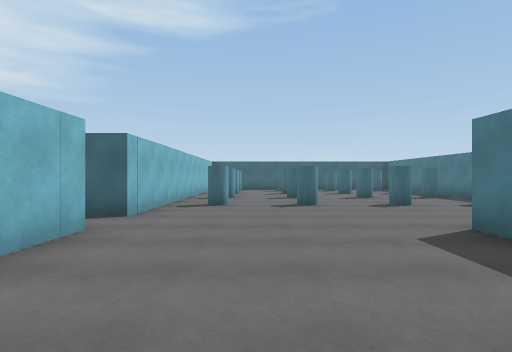
[1] (above)

19 first-person views from a walk through a scene from a Unity 3-D project. The camera is 1.4 m above the floor, looks level and sees 80° across. Doors are open. The floor is counted in squares, 2 m on a side. Each view is taken from the middle of a square. On the plan, view 1 faces up. The plan holds only what a view shows up to about 10 squares ahead; the rest is blank. The player character is not drawn.

[2]
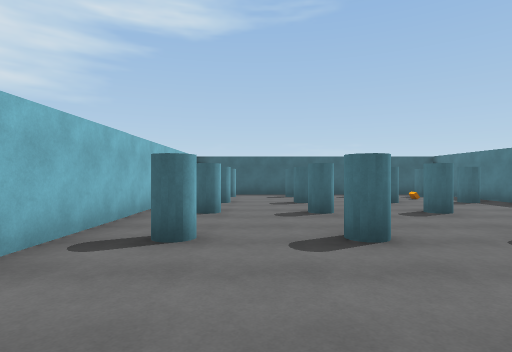

[3]
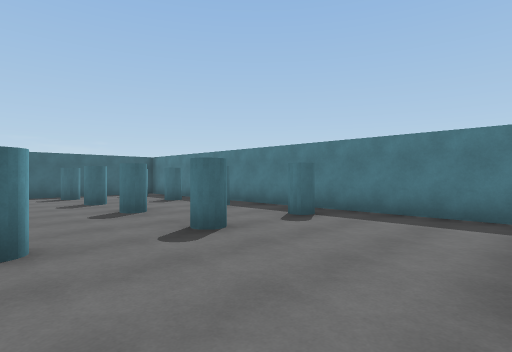

[4]
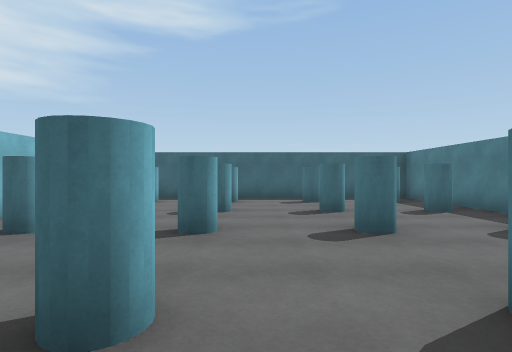

[5]
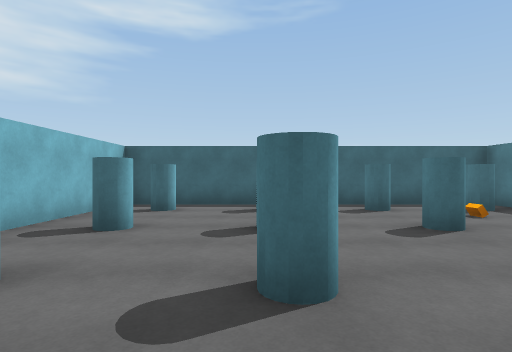

[6]
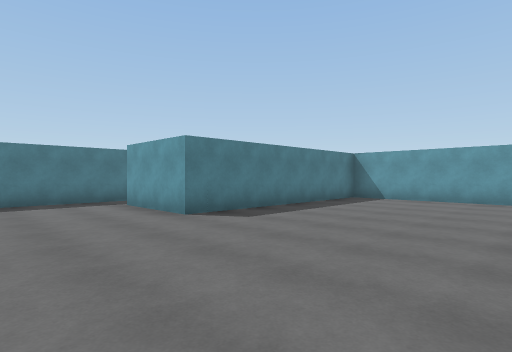

[7]
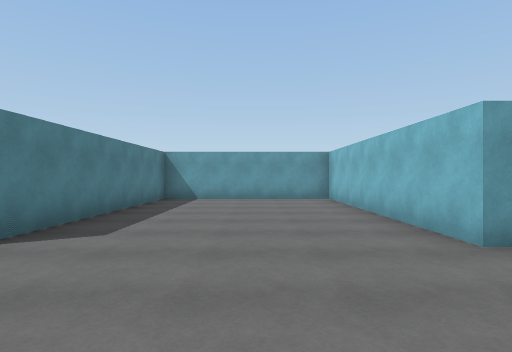

[8]
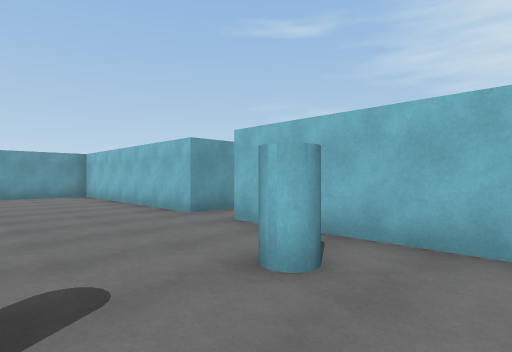

[9]
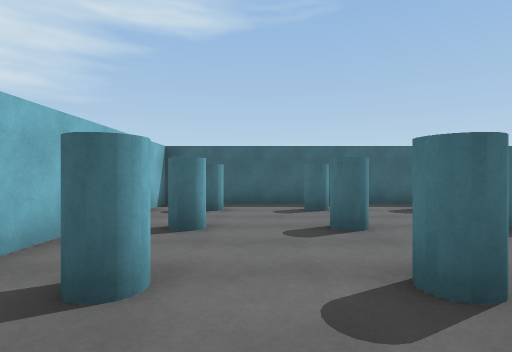

[10]
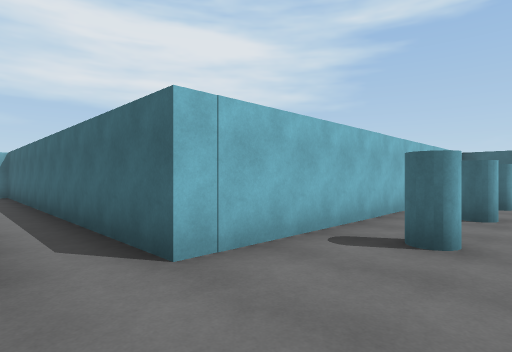

[11]
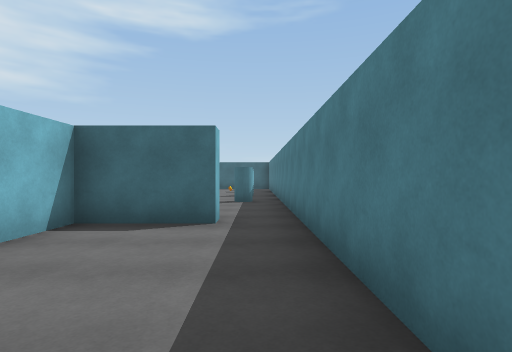

[12]
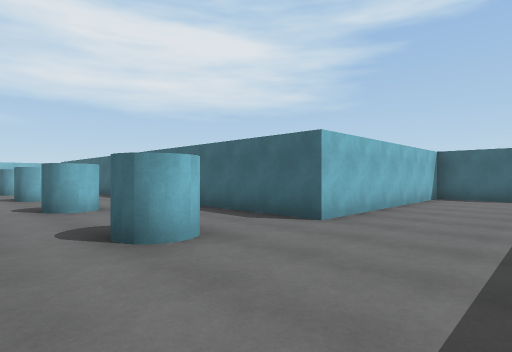

[13]
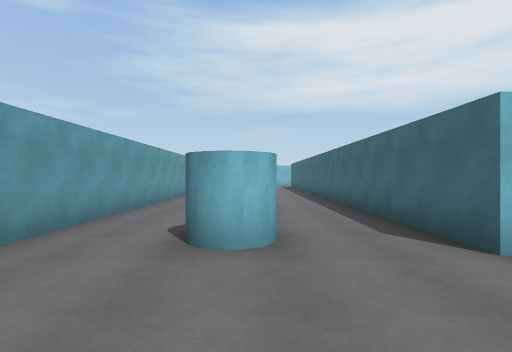

[14]
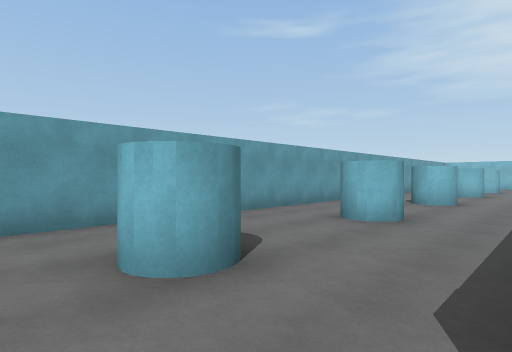

[15]
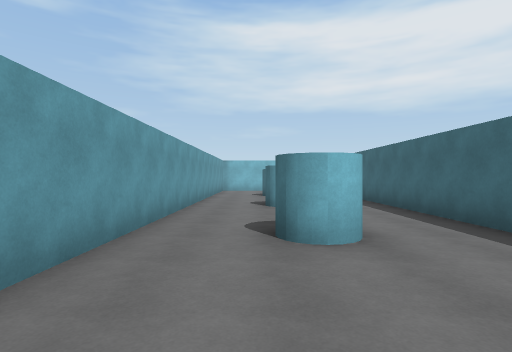

[16]
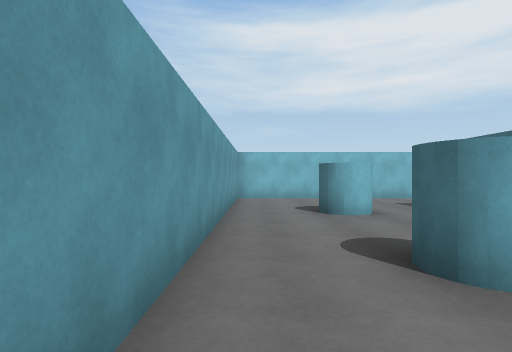

[17]
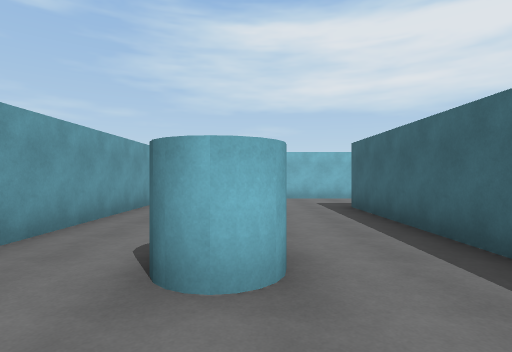

[18]
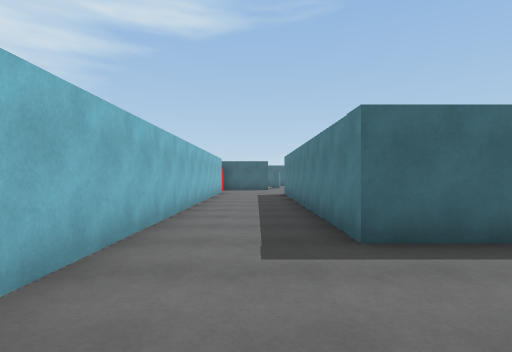

[19]
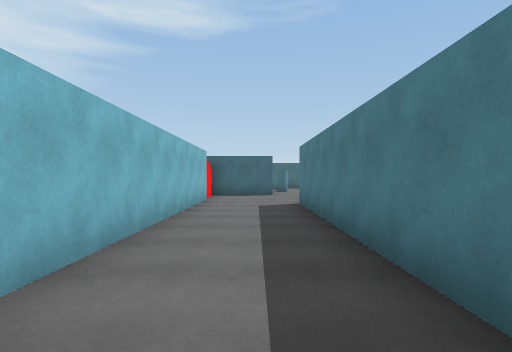

### Floor plan
Ten units are one square. View 1 is at (0, 0); x grows to the right and y downward. Boxes are objects, and circles mark ways between rooms. Rooms are numbered by the first view taken in them; rooms with no view inside come last. Other rooms are left out.
<svg viewBox="-160 -160 232 241">
<path fill="none" stroke="#000" d="M-34 -40 -22 -40 -22 23 28 23 28 -40 54 -40M67 -40 67 -155 -22 -155 -22 -53 -124 -53M67 2 67 -40M54 -35 33 -35 33 28 -129 28 -129 -58M-155 -71 -155 76 36 76"/>
<rect x="-15" y="-75" width="10" height="10" fill="#bbb"><title>column</title></rect>
<rect x="-15" y="-105" width="10" height="10" fill="#bbb"><title>column</title></rect>
<rect x="-15" y="-125" width="10" height="10" fill="#bbb"><title>column</title></rect>
<rect x="-15" y="-145" width="10" height="10" fill="#bbb"><title>column</title></rect>
<rect x="5" y="-75" width="10" height="10" fill="#bbb"><title>column</title></rect>
<rect x="5" y="-105" width="10" height="10" fill="#bbb"><title>column</title></rect>
<rect x="5" y="-125" width="10" height="10" fill="#bbb"><title>column</title></rect>
<rect x="5" y="-145" width="10" height="10" fill="#bbb"><title>column</title></rect>
<rect x="25" y="-105" width="10" height="10" fill="#bbb"><title>column</title></rect>
<rect x="25" y="-125" width="10" height="10" fill="#bbb"><title>column</title></rect>
<rect x="35" y="-75" width="10" height="10" fill="#bbb"><title>column</title></rect>
<rect x="35" y="-145" width="10" height="10" fill="#bbb"><title>column</title></rect>
<rect x="45" y="-135" width="10" height="10" fill="#bbb"><title>orange block</title></rect>
<rect x="55" y="-75" width="10" height="10" fill="#bbb"><title>column</title></rect>
<rect x="55" y="-105" width="10" height="10" fill="#bbb"><title>column</title></rect>
<rect x="55" y="-125" width="10" height="10" fill="#bbb"><title>column</title></rect>
<rect x="55" y="-145" width="10" height="10" fill="#bbb"><title>column</title></rect>
<rect x="-125" y="45" width="10" height="10" fill="#bbb"><title>cylinder</title></rect>
<rect x="-85" y="45" width="10" height="10" fill="#bbb"><title>cylinder</title></rect>
<rect x="-55" y="45" width="20" height="10" fill="#bbb"><title>cylinder</title></rect>
<rect x="-15" y="45" width="10" height="10" fill="#bbb"><title>cylinder</title></rect>
<rect x="15" y="45" width="20" height="10" fill="#bbb"><title>cylinder</title></rect>
<circle cx="60" cy="-40" r="3" fill="#2a7"/>
<text x="10" y="-80">1</text>
<text x="-40" y="40">2</text>
</svg>
Room 1 opens to room 2.

Where each view was taken, in squares from view 1:
view 1: 0 up, 0 right, facing up
view 2: 4 up, 0 right, facing up
view 3: 4 up, 1 right, facing up-right
view 4: 6 up, 2 right, facing up
view 5: 8 up, 1 right, facing up
view 6: 7 up, 2 left, facing down-right
view 7: 7 up, 0 right, facing down
view 8: 9 up, 1 right, facing down-left
view 9: 8 up, 0 right, facing up
view 10: 4 up, 0 right, facing up-left
view 11: 1 down, 6 right, facing up
view 12: 7 down, 6 right, facing up-left
view 13: 5 down, 6 right, facing left
view 14: 3 down, 4 right, facing down-left
view 15: 6 down, 1 left, facing left
view 16: 7 down, 6 left, facing left
view 17: 5 down, 6 left, facing left
view 18: 6 down, 14 left, facing up
view 19: 2 down, 14 left, facing up
